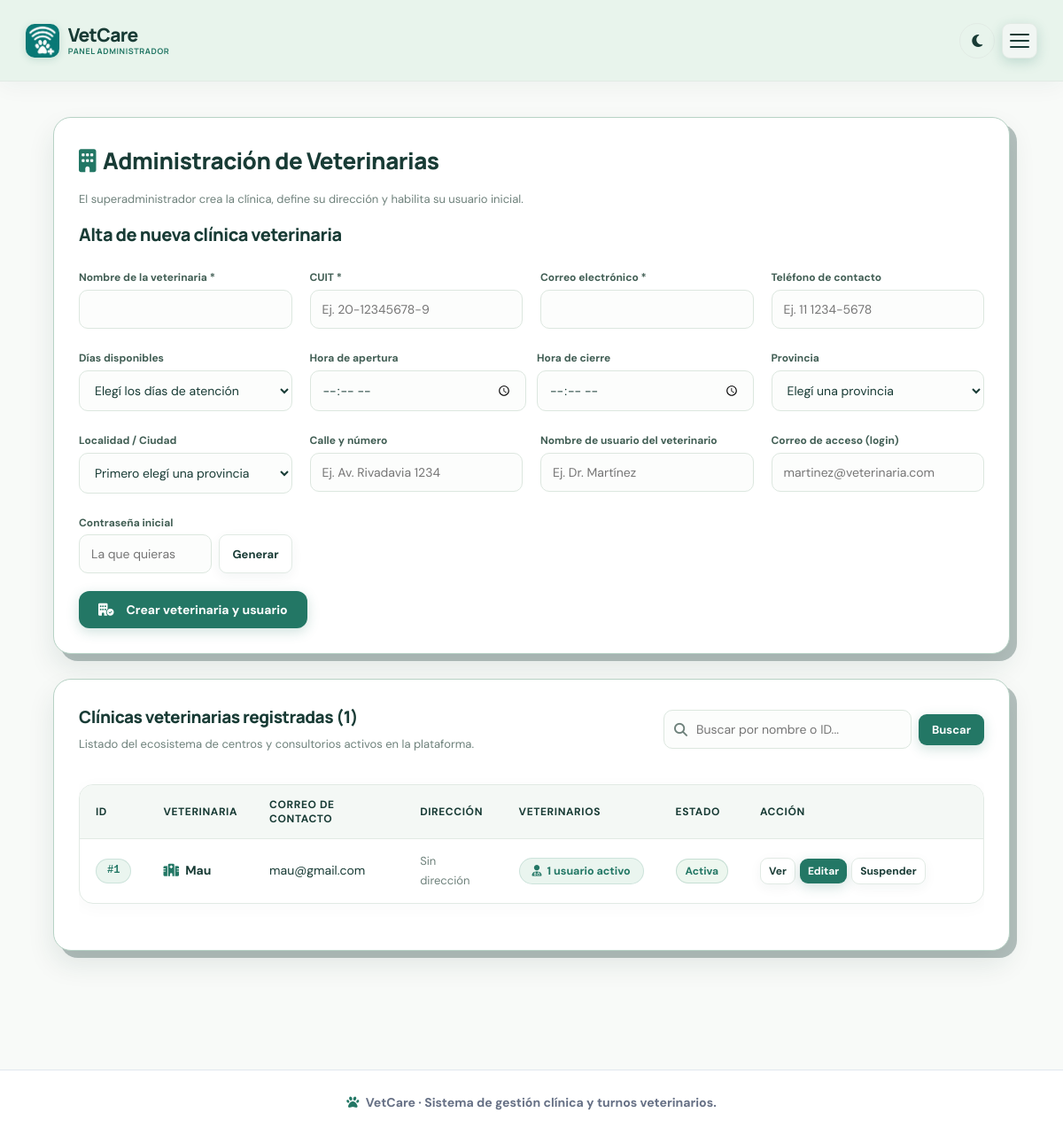
/admin/veterinarias.php (signed in), run on the app's committed database.
### tables this page shows
CREATE TABLE `clinics` (
  `id` bigint(20) UNSIGNED NOT NULL,
  `name` varchar(160) NOT NULL,
  `email` varchar(190) NOT NULL,
  `active` tinyint(1) NOT NULL DEFAULT 1,
  `created_at` timestamp NOT NULL DEFAULT current_timestamp()
);

### config/config.php (called while the page is built, shortened)
<?php
function db(): PDO {
    static $pdo = null;
    if ($pdo === null) {
        $pdo = new PDO(
            'mysql:host=' . DB_HOST . ';dbname=' . DB_NAME . ';charset=utf8mb4',
            DB_USER,
            DB_PASS,
            [
                PDO::ATTR_ERRMODE            => PDO::ERRMODE_EXCEPTION,
                PDO::ATTR_DEFAULT_FETCH_MODE => PDO::FETCH_ASSOC,
                PDO::ATTR_EMULATE_PREPARES   => false
            ]
        );
    }
    return $pdo;
}
function e(?string $value): string {
    return htmlspecialchars($value ?? '', ENT_QUOTES, 'UTF-8');
}
function format_name(?string $name): string {
    return mb_convert_case(trim($name), MB_CASE_TITLE, 'UTF-8');
}
function e_name(?string $value): string {
    return e(format_name($value));
}
function url(string $path = ''): string {
    return BASE_URL . '/' . ltrim($path, '/');
}

### includes/geocoding.php (called while the page is built, shortened)
<?php
function clinic_full_address(array $clinic): string {
    $parts = array_filter([
        trim((string)($clinic['street'] ?? '')),
        trim((string)($clinic['city'] ?? '')),
        trim((string)($clinic['province'] ?? '')),
    ], fn($p) => $p !== '');
    return implode(', ', $parts);
}

### admin/veterinarias.php (the view, shortened to what this page needs)
<?php
require_once __DIR__ . '/../config/config.php';
require_once __DIR__ . '/../includes/geocoding.php';
$old = [
    'name' => '', 'clinic_email' => '', 'cuit' => '', 'phone' => '',
    'available_days' => '', 'opening_time' => '', 'closing_time' => '',
    'street' => '', 'city' => '',
    'province' => '', 'username' => '', 'user_email' => '',
];
$search = trim($_GET['q'] ?? '');
if ($search !== '') {
    $q = db()->prepare("
        SELECT c.*, COUNT(CASE WHEN u.active = 1 THEN u.id END) users
        FROM clinics c
        LEFT JOIN vet_users u ON u.clinic_id = c.id
        WHERE c.id = ? OR c.name LIKE ? OR c.email LIKE ? OR c.cuit LIKE ? OR c.city LIKE ?
        GROUP BY c.id
        ORDER BY c.name
    ");
    $term = "%{$search}%";
    $searchId = is_numeric($search) ? (int)$search : 0;
    $q->execute([$searchId, $term, $term, $term, $term]);
    $rows = $q->fetchAll();
} else {
    $rows = db()->query("
        SELECT c.*, COUNT(CASE WHEN u.active = 1 THEN u.id END) users
        FROM clinics c
        LEFT JOIN vet_users u ON u.clinic_id = c.id
        GROUP BY c.id
        ORDER BY c.name
    ")->fetchAll();
}
require __DIR__ . '/../includes/header.php';
?>
<div class="panel">
    <h1><i class="fa-solid fa-building" style="color: var(--green); margin-right: 8px;"></i>Administración de Veterinarias</h1>
    <p class="muted">El superadministrador crea la clínica, define su dirección y habilita su usuario inicial.</p>
    <form method="post">
        <h2 style="font-size: 20px; margin-bottom: 16px;">Alta de nueva clínica veterinaria</h2>
        <div class="form-grid">
    <div>
        <label>Nombre de la veterinaria *</label>
        <input type="text" name="name" maxlength="150" value="<?= e($old['name'] ?? '') ?>" required>
    </div>
    <div>
        <label>CUIT *</label>
        <input type="text" name="cuit" maxlength="20" placeholder="Ej. 20-12345678-9" value="<?= e($old['cuit'] ?? '') ?>" required>
    </div>
    <div>
        <label>Correo electrónico *</label>
        <input type="email" name="clinic_email" maxlength="190" value="<?= e($old['clinic_email']) ?>" required>
    </div>
    <div>
        <label>Teléfono de contacto</label>
        <input type="text" name="phone" maxlength="50" placeholder="Ej. 11 1234-5678" value="<?= e($old['phone'] ?? '') ?>">
    </div>
    <div>
        <label>Días disponibles</label>
        <select name="available_days">
            <option value="">Elegí los días de atención</option>
        </select>
    </div>
    <div class="clinic-hours-grid">
        <div>
            <label>Hora de apertura</label>
            <input type="time" name="opening_time" value="<?= e($old['opening_time'] ?? '') ?>">
        </div>
        <div>
            <label>Hora de cierre</label>
            <input type="time" name="closing_time" value="<?= e($old['closing_time'] ?? '') ?>">
        </div>
    </div>
            <div>
                <label>Provincia</label>
                <select name="province" id="provinceSelect" required>
                    <option value="">Elegí una provincia</option>
                </select>
            </div>
            <div>
                <label>Localidad / Ciudad</label>
                <select name="city" id="citySelect" required>
                    <option value="">Primero elegí una provincia</option>
                </select>
            </div>
            <div>
                <label>Calle y número</label>
                <input name="street" maxlength="180" placeholder="Ej. Av. Rivadavia 1234" value="<?= e($old['street']) ?>" required>
            </div>
            <div>
                <label>Nombre de usuario del veterinario</label>
                <input name="username" placeholder="Ej. Dr. Martínez" value="<?= e($old['username']) ?>" required>
            </div>
            <div>
                <label>Correo de acceso (login)</label>
                <input type="email" name="user_email" placeholder="martinez@veterinaria.com" value="<?= e($old['user_email']) ?>" required>
            </div>
            <div>
                <label>Contraseña inicial</label>
                <div style="display: flex; gap: 8px;">
                    <input type="text" name="password" id="newClinicPass" placeholder="La que quieras" required autocomplete="new-password" style="margin: 0; flex: 1;">
                    <button type="button" class="btn secondary btn-sm" id="genPass">Generar</button>
                </div>
            </div>
        </div>
        <div class="actions" style="margin-top: 20px;">
            <button class="btn primary" type="submit">
                <i class="fa-solid fa-building-circle-check" style="margin-right: 6px;"></i> Crear veterinaria y usuario
            </button>
        </div>
    </form>
</div>
<div class="card" style="margin-top: 28px;">
    <div style="display: flex; justify-content: space-between; align-items: center; flex-wrap: wrap; gap: 16px; margin-bottom: 18px;">
        <div>
            <h2 style="margin: 0 0 4px;">Clínicas veterinarias registradas (<?= count($rows) ?>)</h2>
            <p class="muted" style="margin: 0;">Listado del ecosistema de centros y consultorios activos en la plataforma.</p>
        </div>
        <form method="get" action="<?= url('admin/veterinarias.php') ?>" style="display: flex; gap: 8px; align-items: center; flex-wrap: wrap; margin: 0;">
            <div style="position: relative; width: 280px;">
                <input type="text" name="q" value="<?= e($search) ?>" placeholder="Buscar por nombre o ID..." style="margin: 0; padding-left: 36px; font-size: 14px;">
            </div>
            <button type="submit" class="btn primary btn-sm" style="padding: 9px 15px !important;">
                Buscar
            </button>
        </form>
    </div>
    <div style="overflow-x: auto;">
    <table>
        <thead>
            <tr>
                <th style="width: 70px;">ID</th>
                <th>Veterinaria</th>
                <th>Correo de contacto</th>
                <th>Dirección</th>
                <th style="min-width: 150px; white-space: nowrap;">Veterinarios</th>
                <th>Estado</th>
                <th style="min-width: 270px; white-space: nowrap;">Acción</th>
            </tr>
        </thead>
        <tbody>
            <?php foreach ($rows as $r): ?>
                <?php
                $isActive = (bool)$r['active'];
                $address = clinic_full_address($r);
                ?>
                <tr>
                    <td>
                        <span class="pill" style="font-family: monospace; font-weight: 700;">#<?= (int)$r['id'] ?></span>
                    </td>
                    <td>
                        <strong class="name-titlecase"><i class="fa-solid fa-hospital" style="color: var(--green); margin-right: 4px;"></i> <?= e_name($r['name']) ?></strong>
                    </td>
                    <td><?= e($r['email']) ?></td>
                    <td><?= $address !== '' ? e($address) : '<span class="muted">Sin dirección</span>' ?></td>
                    <td style="white-space: nowrap;">
                        <span class="pill pill-users"><i class="fa-solid fa-user-doctor" style="color: var(--green);"></i> <?= (int)$r['users'] ?> usuario activo</span>
                    </td>
                    <td>
                        <span class="badge <?= $isActive ? 'badge-success' : 'badge-danger' ?>">
                            <?= $isActive ? 'Activa' : 'Suspendida' ?>
                        </span>
                    </td>
                    <td>
                        <div style="display: flex; align-items: center; gap: 5px; flex-wrap: nowrap; white-space: nowrap;">
                            <a class="btn secondary btn-sm" style="padding: 6px 9px !important; font-size: 12px !important;" href="<?= url('admin/soporte_veterinaria.php?id=' . (int)$r['id']) ?>" rel="noopener">
                                Ver
                            </a>
                            <a class="btn primary btn-sm" style="padding: 6px 9px !important; font-size: 12px !important;" href="<?= url('admin/editar_veterinaria.php?id=' . (int)$r['id']) ?>">
                                Editar
                            </a>
                            <a class="btn secondary btn-sm" style="padding: 6px 9px !important; font-size: 12px !important;" href="<?= url('admin/veterinarias.php?toggle=' . (int)$r['id']) ?>" data-confirm="¿Cambiar estado de esta veterinaria?">
                                <?= $isActive ? 'Suspender' : 'Activar' ?>
                            </a>
                        </div>
                    </td>
                </tr>
            <?php endforeach; ?>
        </tbody>
    </table>
    </div>
</div>
<?php require __DIR__ . '/../includes/footer.php'; ?>

### assets/style.css (style rules this page uses)
:root { --ink: #183b35; --muted: #6e817b; --green: #237765; --green-dark: #185a4e; --mint: #eaf5ef; --paper: #f7faf7; --line: #e1eae4; --white: #fff; --gold: #e4b96b; --red: #b34e49; --shadow: 0 18px 50px rgba(25, 70, 57, .08); }
* { box-sizing: border-box; }
body { margin: 0; background: var(--paper); color: var(--ink); font-family: 'DM Sans', sans-serif; font-size: 15px; line-height: 1.55; }
a { color: inherit; text-decoration: none; }
.login-card, .panel { background: #fff; border: 1px solid var(--line); border-radius: 22px; padding: 28px; box-shadow: var(--shadow); }
label { display: block; font-size: 12px; font-weight: 700; color: #415e54; margin: 8px 0 4px; }
input, textarea, select { display: block; width: 100%; margin-top: 0; border: 1px solid #dce7df; background: #fcfdfc; border-radius: 10px; padding: 12px 13px; font: 400 14px 'DM Sans', sans-serif; color: var(--ink); outline: none; transition: .2s; }
button, input[type="submit"], input[type="button"], .btn, .btn.primary { background: var(--green); color: #fff; border: 0; display: inline-flex; justify-content: center; align-items: center; gap: 8px; padding: 12px 22px; border-radius: 12px; font: 700 14px 'DM Sans', sans-serif; cursor: pointer; text-decoration: none; box-shadow: 0 4px 14px rgba(35, 119, 101, 0.22); transition: all .2s cubic-bezier(0.16, 1, 0.3, 1); }
.btn.secondary, .secondary { background: #ffffff !important; color: var(--ink) !important; border: 1.5px solid var(--line) !important; box-shadow: 0 4px 14px rgba(24, 59, 53, 0.05) !important; font-weight: 700 !important; }
.feature-grid p, .muted { color: var(--muted); font-size: 13px; line-height: 1.7; }
.form-grid { display: grid; grid-template-columns: 1fr 1fr; gap: 12px; }
.panel, form.panel, .card { background: #ffffff; border: 1px solid var(--line); border-radius: 20px; padding: 28px; box-shadow: 0 8px 30px rgba(24, 59, 53, 0.04); margin-bottom: 24px; }
.card h2, .card h3, .panel h1, .panel h2 { font-family: 'Manrope', sans-serif; font-weight: 800; color: var(--ink); letter-spacing: -0.5px; margin-top: 0; }
.panel h1 { font-size: 26px; margin-bottom: 8px; }
.card h2 { font-size: 19px; margin-bottom: 14px; }
.form-grid { display: grid; grid-template-columns: repeat(auto-fit, minmax(220px, 1fr)); gap: 16px 20px; margin-bottom: 18px; }
.clinic-hours-grid { display: grid; grid-column: span 2; grid-template-columns: repeat(2, minmax(0, 1fr)); gap: 12px; min-width: 0; }
table { width: 100%; border-collapse: separate; border-spacing: 0; background: #ffffff; border-radius: 16px; overflow: hidden; border: 1px solid var(--line); box-shadow: 0 4px 20px rgba(24, 59, 53, 0.03); margin: 16px 0 24px; }
th, td { text-align: left; padding: 14px 18px; border-bottom: 1px solid var(--line); vertical-align: middle; font-size: 14px; }
th { background: #f4f8f5; color: var(--ink); font: 700 12px 'DM Sans', sans-serif; text-transform: uppercase; letter-spacing: 0.6px; }
tr:last-child td { border-bottom: none; }
.actions { display: flex; gap: 12px; flex-wrap: wrap; margin-top: 18px; align-items: center; }
.pill { display: inline-flex; align-items: center; gap: 6px; background: var(--mint); color: var(--green); border: 1px solid rgba(35, 119, 101, 0.15); padding: 5px 12px; border-radius: 99px; font-size: 12px; font-weight: 700; white-space: nowrap; flex-shrink: 0; line-height: 1.3; }
.pill-users { min-width: 115px; justify-content: center; text-align: center; padding: 6px 14px; font-size: 12.5px; box-sizing: border-box; }
.capitalize, .name-titlecase, .brand-tagline, .pet-name, .client-name, .user-chip-name { text-transform: capitalize; }
.btn-sm { padding: 7px 14px !important; font-size: 13px !important; border-radius: 9px !important; }
.badge { display: inline-flex; align-items: center; gap: 5px; padding: 4px 10px; border-radius: 99px; font-size: 12px; font-weight: 700; }
.badge-success { background: #edf7ef; color: #237765; border: 1px solid rgba(35, 119, 101, 0.2); }
body { position: relative; background-color: #f6f8f7; }

### data on the page
clinics: id "1", name "Mau", email "mau@gmail.com", users "1", active "Activa"

### other printed values
APP_NAME "VetCare"
count($rows) "1"
